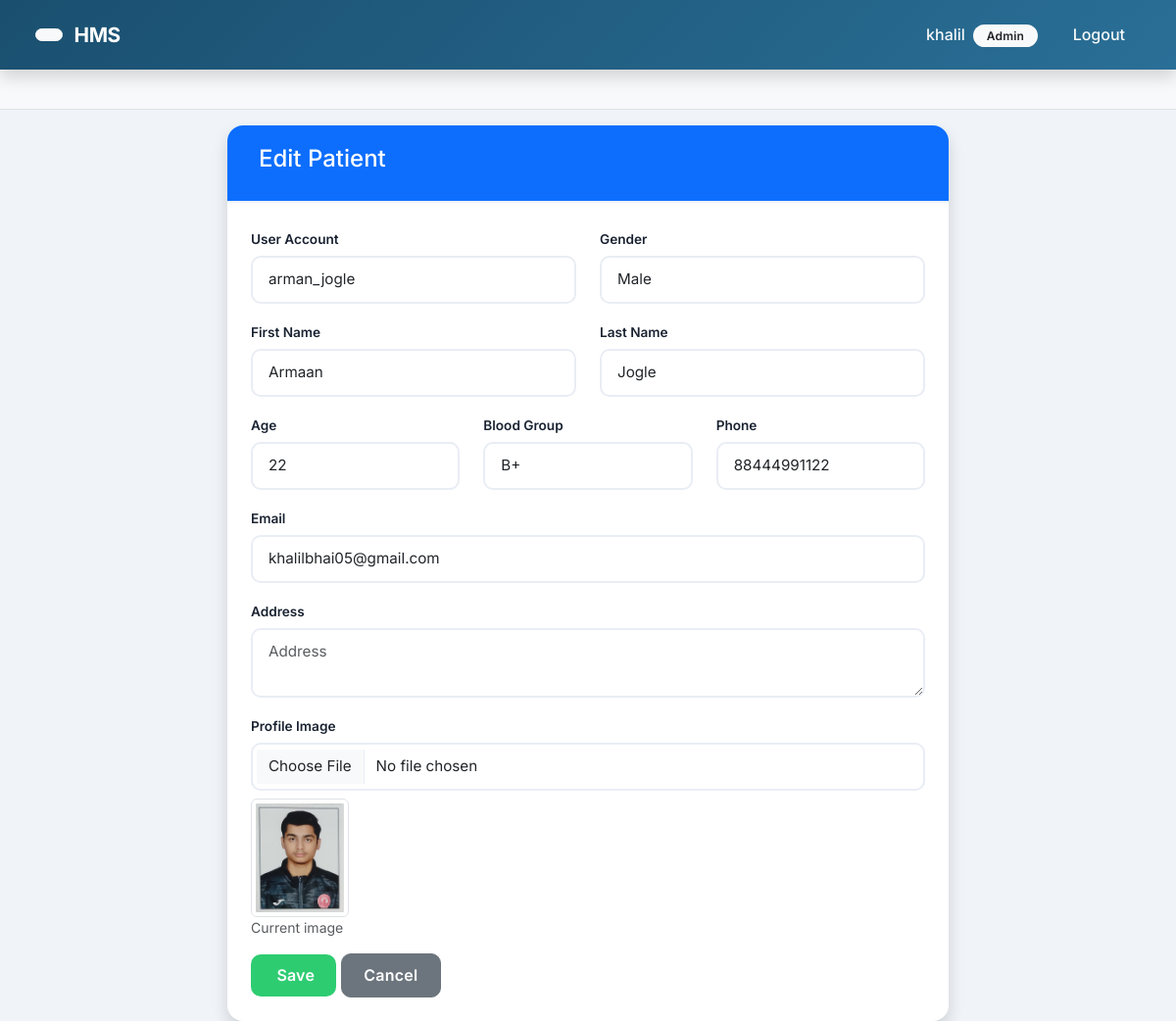
Screenshot of /patients/2/edit/ (signed in) with the database file from the repository.
### accounts/models.py (models this page shows, shortened)
class Profile(models.Model):
    ROLE_CHOICES = (
        ('ADMIN', 'Admin'),
        ('DOCTOR', 'Doctor'),
        ('RECEPTIONIST', 'Receptionist'),
        ('PATIENT', 'Patient'),
    )
    user = models.OneToOneField(User, on_delete=models.CASCADE, related_name='profile')
    role = models.CharField(max_length=20, choices=ROLE_CHOICES, default='PATIENT')

### patients/models.py (models this page shows, shortened)
class Patient(models.Model):
    GENDER_CHOICES = (
        ('M', 'Male'),
        ('F', 'Female'),
        ('O', 'Other'),
    )
    BLOOD_GROUP_CHOICES = (
        ('A+', 'A+'), ('A-', 'A-'),
        ('B+', 'B+'), ('B-', 'B-'),
        ('AB+', 'AB+'), ('AB-', 'AB-'),
        ('O+', 'O+'), ('O-', 'O-'),
    )
    patient_id = models.AutoField(primary_key=True)
    user = models.OneToOneField(User, on_delete=models.CASCADE, related_name='patient_profile')
    first_name = models.CharField(max_length=50)
    last_name = models.CharField(max_length=50)
    gender = models.CharField(max_length=1, choices=GENDER_CHOICES)
    age = models.PositiveIntegerField()
    blood_group = models.CharField(max_length=3, choices=BLOOD_GROUP_CHOICES, blank=True, null=True)
    email = models.EmailField(unique=True)
    phone = models.CharField(max_length=15)
    address = models.TextField(blank=True, null=True)
    profile_image = models.ImageField(upload_to='patient_profiles/', blank=True, null=True)
    created_at = models.DateTimeField(auto_now_add=True)
    class Meta:
        ordering = ['-created_at']

### patients/views.py (the view)
# urls.py: path('<int:pk>/edit/', views.patient_edit, name='edit'),
@login_required
def patient_edit(request, pk):
    if not is_admin(request.user):
        messages.error(request, 'You do not have permission to perform this action.')
        return redirect('accounts:patient_dashboard')
    patient = get_object_or_404(Patient, pk=pk)
    if request.method == 'POST':
        form = PatientForm(request.POST, request.FILES, instance=patient)
        if form.is_valid():
            form.save()
            messages.success(request, f'Patient {patient.first_name} {patient.last_name} updated successfully!')
            return redirect('patients:list')
        else:
            messages.error(request, 'Please correct the errors below.')
    else:
        form = PatientForm(instance=patient)
    return render(request, 'patients/patient_form.html', {'form': form, 'title': 'Edit Patient', 'patient': patient})

### patients/views.py (called while the page is built)
def is_admin(user):
    return hasattr(user, 'profile') and user.profile.role in ['ADMIN','RECEPTIONIST']

### templates/patients/patient_form.html (shortened to what this page needs)
{% extends 'base.html' %}
{% block content %}
<div class="row justify-content-center">
    <div class="col-lg-8">
        <div class="card shadow">
            <div class="card-header bg-primary text-white">
                <h4>{{ title }}</h4>
            </div>
            <div class="card-body">
                <form method="post" enctype="multipart/form-data">
                    <div class="row">
                        <div class="col-md-6 mb-3">
                            <label for="{{ form.user.id_for_label }}" class="form-label">User Account</label>
                            {{ form.user }}
                        </div>
                        <div class="col-md-6 mb-3">
                            <label for="{{ form.gender.id_for_label }}" class="form-label">Gender</label>
                            {{ form.gender }}
                        </div>
                    </div>
                    <div class="row">
                        <div class="col-md-6 mb-3">
                            <label for="{{ form.first_name.id_for_label }}" class="form-label">First Name</label>
                            {{ form.first_name }}
                        </div>
                        <div class="col-md-6 mb-3">
                            <label for="{{ form.last_name.id_for_label }}" class="form-label">Last Name</label>
                            {{ form.last_name }}
                        </div>
                    </div>
                    <div class="row">
                        <div class="col-md-4 mb-3">
                            <label for="{{ form.age.id_for_label }}" class="form-label">Age</label>
                            {{ form.age }}
                        </div>
                        <div class="col-md-4 mb-3">
                            <label for="{{ form.blood_group.id_for_label }}" class="form-label">Blood Group</label>
                            {{ form.blood_group }}
                        </div>
                        <div class="col-md-4 mb-3">
                            <label for="{{ form.phone.id_for_label }}" class="form-label">Phone</label>
                            {{ form.phone }}
                        </div>
                    </div>
                    <div class="mb-3">
                        <label for="{{ form.email.id_for_label }}" class="form-label">Email</label>
                        {{ form.email }}
                    </div>
                    <div class="mb-3">
                        <label for="{{ form.address.id_for_label }}" class="form-label">Address</label>
                        {{ form.address }}
                    </div>
                    <div class="mb-3">
                        <label for="{{ form.profile_image.id_for_label }}" class="form-label">Profile Image</label>
                        {{ form.profile_image }}
                        {% if patient and patient.profile_image %}
                            <div class="mt-2">
                                <img src="{{ patient.profile_image.url }}" width="100" class="img-thumbnail">
                                <p class="text-muted small">Current image</p>
                            </div>
                        {% endif %}
                    </div>
                    <button type="submit" class="btn btn-success"> Save</button>
                    <a href="{% url 'patients:list' %}" class="btn btn-secondary">Cancel</a>
                </form>
            </div>
        </div>
    </div>
</div>
{% endblock %}

### templates/base.html (shortened to what this page needs)
{% load static %}
<!DOCTYPE html>
<html lang="en">
<head>
    <link href="https://cdn.jsdelivr.net/npm/bootstrap@5.3.0/dist/css/bootstrap.min.css" rel="stylesheet">
    <link rel="stylesheet" href="{% static 'css/custom.css' %}">
</head>
<body>
    <nav class="navbar navbar-expand-lg navbar-dark bg-primary sticky-top shadow">
        <div class="container-fluid">
            <button onclick="window.history.back();" class="btn btn-light btn-sm me-2" title="Go Back">
            </button>
            <a class="navbar-brand" href="
                {% if request.user.is_authenticated %}
                    {% if request.user.profile.role == 'ADMIN' %}
                        {% url 'accounts:admin_dashboard' %}
                    {% elif request.user.profile.role == 'DOCTOR' %}
                        {% url 'accounts:doctor_dashboard' %}
                    {% elif request.user.profile.role == 'RECEPTIONIST' %}
                        {% url 'accounts:receptionist_dashboard' %}
                    {% else %}
                        {% url 'accounts:patient_dashboard' %}
                    {% endif %}
                {% else %}
                    {% url 'accounts:login' %}
                {% endif %}
            ">
                 HMS
            </a>
            <div class="collapse navbar-collapse" id="navbarNav">
                <ul class="navbar-nav ms-auto">
                    {% if request.user.is_authenticated %}
                        <li class="nav-item">
                            <span class="nav-link text-light">
                                 {{ request.user.username }}
                                <span class="badge bg-light text-dark ms-1">{{ request.user.profile.role|title }}</span>
                            </span>
                        </li>
                        <li class="nav-item">
                            <a class="nav-link text-light" href="{% url 'accounts:logout' %}">
                                 Logout
                            </a>
                        </li>
                    {% endif %}
                </ul>
            </div>
        </div>
    </nav>
    {% block breadcrumbs %}
    <nav aria-label="breadcrumb" class="bg-light py-2 px-3 border-bottom">
        <div class="container-fluid">
            <ol class="breadcrumb mb-0">
            </ol>
        </div>
    </nav>
    {% endblock %}
    <div class="container mt-3">
        {% block content %}
        {% endblock %}
    </div>
</body>
</html>

### static/css/custom.css (style rules this page uses)
:root { --primary: #2a6f97; --primary-light: #4a8db7; --primary-dark: #1a4f6f; --secondary: #6c757d; --success: #2ecc71; --warning: #f39c12; --danger: #e74c3c; --info: #3498db; --bg-body: #f0f4f8; --bg-card: #ffffff; --text-primary: #1a2332; --text-muted: #6b7a8f; --shadow-sm: 0 2px 8px rgba(42, 111, 151, 0.08); --shadow-md: 0 8px 32px rgba(42, 111, 151, 0.12); --shadow-lg: 0 16px 48px rgba(42, 111, 151, 0.16); --radius: 16px; --transition: all 0.3s cubic-bezier(0.4, 0, 0.2, 1); }
body { font-family: 'Inter', -apple-system, BlinkMacSystemFont, sans-serif; background: var(--bg-body); color: var(--text-primary); min-height: 100vh; }
.navbar { background: linear-gradient(135deg, var(--primary-dark), var(--primary)) !important; padding: 0.75rem 1.5rem; box-shadow: 0 4px 20px rgba(26, 79, 111, 0.25); position: sticky; top: 0; z-index: 1050; }
.navbar-brand { font-weight: 700; font-size: 1.3rem; letter-spacing: -0.5px; color: white !important; padding: 0.5rem 0; }
.navbar .nav-link { font-weight: 500; padding: 0.6rem 1rem !important; border-radius: 8px; transition: var(--transition); }
.card { background: var(--bg-card); border: none; border-radius: var(--radius); box-shadow: var(--shadow-sm); transition: var(--transition); overflow: hidden; }
.card-header { background: transparent; border-bottom: 2px solid #f0f4f8; padding: 1.25rem 1.5rem; font-weight: 600; font-size: 0.95rem; }
.card-body { padding: 1.5rem; }
.btn { font-weight: 600; padding: 0.6rem 1.4rem; border-radius: 10px; transition: var(--transition); letter-spacing: 0.2px; }
.btn-success { background: var(--success); border: none; }
.btn-sm { padding: 0.35rem 0.8rem; border-radius: 8px; font-size: 0.8rem; }
.badge { font-weight: 600; padding: 0.35rem 0.85rem; border-radius: 30px; font-size: 0.75rem; letter-spacing: 0.2px; }
.form-control, .form-select { border-radius: 10px; border: 2px solid #e9edf4; padding: 0.7rem 1rem; font-size: 0.95rem; transition: var(--transition); background: white; }
.form-label { font-weight: 600; font-size: 0.85rem; color: var(--text-primary); margin-bottom: 0.4rem; }
.breadcrumb { background: transparent; padding: 0.75rem 0; margin: 0; }
.card { animation: fadeInUp 0.4s ease forwards; }

### rows the page displays
Patient: user "arman_jogle", gender "Male", first_name "Armaan", last_name "Jogle", age "22", blood_group "B+", phone "88444991122", email "khalilbhai05@gmail.com", profile_image (picture)

### other values shown
{{ request.user.username }} "khalil"
{{ request.user.profile.role|title }} "Admin"
{{ title }} "Edit Patient"
